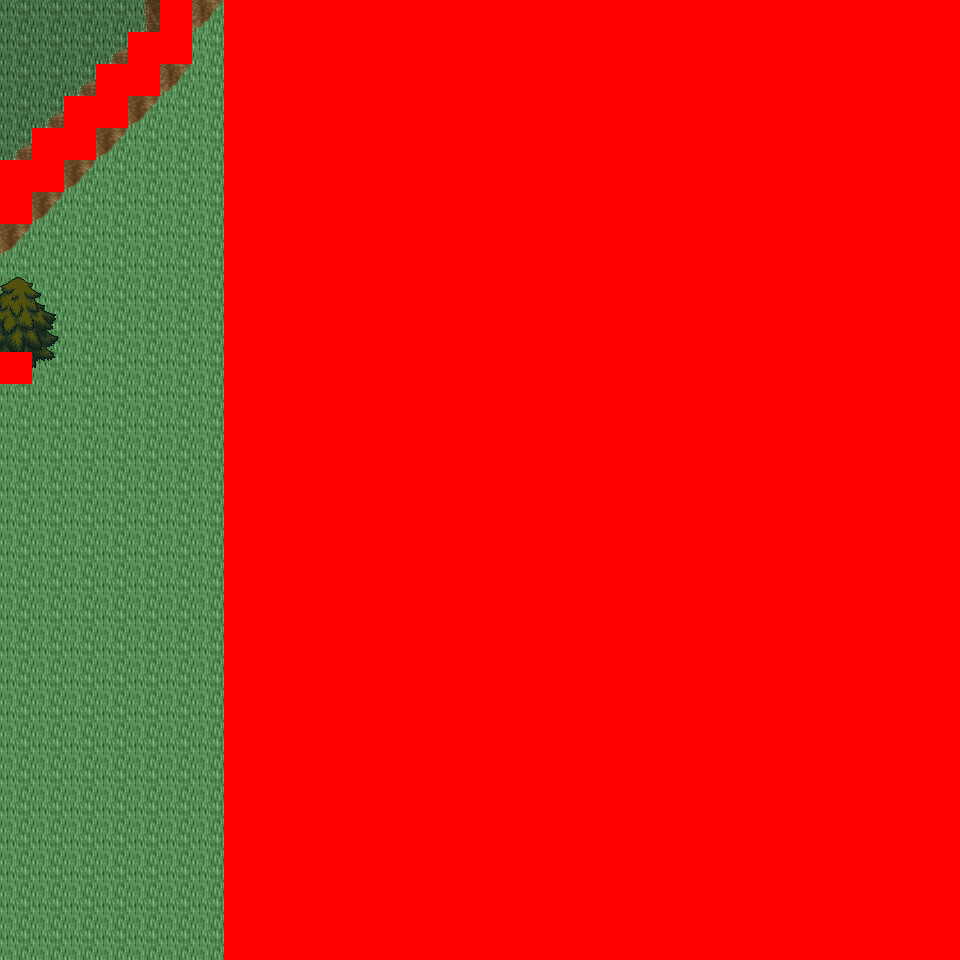

The image is a tile-based game level rendered from a .tmx file. Its description and source (layers, tilesets, objects; grid data summarised) follow:
An orthogonal 30x30 tile map with 32x32 px tiles, 6 tile layers (Ground, Object, Object2, Above, ...), 12 tilesets and 6 objects (6x mapchange).

<map version="1.0" orientation="orthogonal" renderorder="right-down" width="30" height="30" tilewidth="32" tileheight="32" nextobjectid="7">
  <tileset firstgid="1" name="tileset_logic_collision" tilewidth="32" tileheight="32" tilecount="1" columns="1">
    <image source="../drawable/tileset_logic_collision.png" width="32" height="32" />
  </tileset>
  <tileset firstgid="2" name="tileset_ground_ground" tilewidth="32" tileheight="32" tilecount="33" columns="3">
    <image source="../drawable/tileset_ground_ground.png" width="96" height="352" />
  </tileset>
  <tileset firstgid="35" name="tileset_ground_ridge_earth_pale" tilewidth="32" tileheight="32" tilecount="96" columns="12">
    <image source="../drawable/tileset_ground_ridge_earth_pale.png" width="384" height="256" />
  </tileset>
  <tileset firstgid="131" name="tileset_ground_ridge_earth_dark" tilewidth="32" tileheight="32" tilecount="96" columns="12">
    <image source="../drawable/tileset_ground_ridge_earth_dark.png" width="384" height="256" />
  </tileset>
  <tileset firstgid="227" name="tileset_terrain_desert" tilewidth="32" tileheight="32" tilecount="88" columns="8">
    <image source="../drawable/tileset_terrain_desert.png" width="256" height="352" />
  </tileset>
  <tileset firstgid="315" name="tileset_ground_sand_2" tilewidth="32" tileheight="32" tilecount="15" columns="5">
    <image source="../drawable/tileset_ground_sand_2.png" width="160" height="96" />
  </tileset>
  <tileset firstgid="330" name="tileset_plant_tree_evergreen" tilewidth="32" tileheight="32" tilecount="36" columns="3">
    <image source="../drawable/tileset_plant_tree_evergreen.png" width="96" height="384" />
  </tileset>
  <tileset firstgid="366" name="tileset_plant_cactus_2" tilewidth="32" tileheight="32" tilecount="10" columns="5">
    <image source="../drawable/tileset_plant_cactus_2.png" width="160" height="64" />
  </tileset>
  <tileset firstgid="376" name="tileset_plant_cactus" tilewidth="32" tileheight="32" tilecount="2" columns="1">
    <image source="../drawable/tileset_plant_cactus.png" width="32" height="64" />
  </tileset>
  <tileset firstgid="378" name="tileset_plant_bush_various_small" tilewidth="32" tileheight="32" tilecount="9" columns="3">
    <image source="../drawable/tileset_plant_bush_various_small.png" width="96" height="96" />
  </tileset>
  <tileset firstgid="387" name="tileset_plant_tree_tree_green" tilewidth="32" tileheight="32" tilecount="88" columns="8">
    <image source="../drawable/tileset_plant_tree_tree_green.png" width="256" height="352" />
  </tileset>
  <tileset firstgid="475" name="tileset_building_fence_fence_chunky" tilewidth="32" tileheight="32" tilecount="21" columns="3">
    <image source="../drawable/tileset_building_fence_fence_chunky.png" width="96" height="224" />
  </tileset>
  <layer name="Ground" width="30" height="30">
    <data>[900 cells, 900 non-empty, 12 distinct tile ids]</data>
  </layer>
  <layer name="Object" width="30" height="30">
    <data>[900 cells, 56 non-empty, 10 distinct tile ids]</data>
  </layer>
  <layer name="Object2" width="30" height="30">
    <data>[900 cells, 0 non-empty, 0 distinct tile ids]</data>
  </layer>
  <layer name="Above" width="30" height="30">
    <data>[900 cells, 8 non-empty, 8 distinct tile ids]</data>
  </layer>
  <layer name="Above2" width="30" height="30">
    <data>[900 cells, 0 non-empty, 0 distinct tile ids]</data>
  </layer>
  <layer name="Walkable" width="30" height="30">
    <data>[900 cells, 703 non-empty, 1 distinct tile ids]</data>
  </layer>
  <objectgroup name="MapEvents">
    <object id="1" name="north" type="mapchange" x="0" y="0" width="160" height="32">
      <properties>
        <property name="map" value="0_ados_mountain_n2_w2_x3_y2" />
        <property name="place" value="south" />
      </properties>
    </object>
    <object id="2" name="north2" type="mapchange" x="192" y="0" width="32" height="32">
      <properties>
        <property name="map" value="0_ados_mountain_n2_w2_x3_y2" />
        <property name="place" value="south2" />
      </properties>
    </object>
    <object id="3" name="south" type="mapchange" x="0" y="928" width="224" height="32">
      <properties>
        <property name="map" value="0_ados_mountain_n2_w2_x3_y4" />
        <property name="place" value="north" />
      </properties>
    </object>
    <object id="4" name="west" type="mapchange" x="0" y="0" width="32" height="160">
      <properties>
        <property name="map" value="0_ados_mountain_n2_w2_x2_y3" />
        <property name="place" value="east" />
      </properties>
    </object>
    <object id="5" name="west2" type="mapchange" x="0" y="224" width="32" height="128">
      <properties>
        <property name="map" value="0_ados_mountain_n2_w2_x2_y3" />
        <property name="place" value="east2" />
      </properties>
    </object>
    <object id="6" name="west3" type="mapchange" x="0" y="384" width="32" height="576">
      <properties>
        <property name="map" value="0_ados_mountain_n2_w2_x2_y3" />
        <property name="place" value="east3" />
      </properties>
    </object>
  </objectgroup>
</map>
